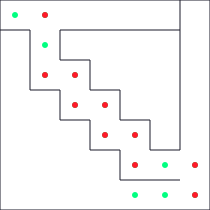

This chart was generated by the following Python code:
#!/usr/bin/env python3

from collections import deque
from random import randint, shuffle
import svgwrite

# TODO: Refactor maze renderer and put it in a separate file
class SvgMazeRenderer:
    def __init__(self, filename, n, cellside):
        self.cellside = cellside
        side = n*cellside

        self.dwg = svgwrite.Drawing(filename, size=(side,side), profile='tiny')
        self.stroke = svgwrite.rgb(10,10,16,'%')
        self.lines = []

        # Add border lines
        for i in range(n):
            self.lines.append(((i * cellside,0),((i+1) * cellside,0)))
            self.lines.append(((0, i * cellside),(0, (i+1) * cellside)))
            self.lines.append(((i * cellside,n*cellside),((i+1) * cellside,n*cellside)))
            self.lines.append(((n*cellside, i * cellside),(n*cellside, (i+1) * cellside)))

    def add_line(self, f, t):
        # The border is on the south or east side
        f = tuple(map(lambda x: x+1, f))

        # scale to pixels
        scale = lambda p: tuple(n*self.cellside for n in p)
        f = scale(f)
        t = scale(t)

        self.lines.append((f,t))

    def add_movement_point(self, p, color):
        scale = lambda x: tuple(n*self.cellside + self.cellside / 2 for n in x)
        p = scale(p)
        c = svgwrite.rgb(250,10,16,'%') if color == 'red' else svgwrite.rgb(0,255,50,'%')
        self.dwg.add(self.dwg.circle(p, r = 3, fill = c))

    def render(self):
        for f,t in self.lines:
            self.dwg.add(self.dwg.line(f, t, stroke=self.stroke))
        self.dwg.save()

class Maze:
    directions = [(1,0),(0,1),(-1,0),(0,-1)] # right, left, top, bottom
    directions_south_east = [(1,0),(0,1)]

    def __init__(self, n):
        self.n = n
        self.grid = {}

        # Add edges between a vertex and its potential neighbours
        for x in range(n):
            for y in range(n):
                self.grid[(x,y)] = {}
                for v in self.PN((x,y)):
                    self.grid[(x,y)][v] = 1

    def extend(self):
        """
        Adds one row and column
        """

        # Row
        for x in range(self.n):
            self.grid[(x, self.n)] = {}

        # Column
        for y in range(self.n):
            self.grid[(self.n, y)] = {}

        # Corner cell
        self.grid[(self.n, self.n)] = {}

        self.n += 1

        # Add edges
        for x in range(self.n):
            for y in range(self.n):
                for v in self.PN((x,y)):
                    if v not in self.grid[(x,y)]:
                        self.grid[(x,y)][v] = 1


    def PN(self, p, directions = None):
        """
        The potential neighbourhood function returns all possible neighbours
        PN : V -> 2^V
        """
        x,y = p

        # Define admissible coordinate
        ac = lambda x: x >= 0 and x < self.n

        # Get all the neighbours
        if directions == None:
            directions = self.directions
        ns = [(p[0] + d[0], p[1] + d[1]) for d in directions]

        # Only admissible neighbours
        ans = filter(lambda p: ac(p[0]) and ac(p[1]), ns)

        return list(ans)

    def N(self, p, directions = None):
        """
        Returns neighbours
        N : V -> 2^V, forall v in V . N(v) is a subset PN(v)
        """
        return list(filter(lambda n: self.grid[p][n] == 1, self.PN(p, directions)))

    def deg(self, p):
        return sum(self.grid[p].values())

    def add_wall(self, f, t):
        self.grid[f][t] = self.grid[t][f] = 0

    def has_wall(self, f, t):
        return self.grid[f][t] == 0 or self.grid[t][f] == 0

    def is_bridge(self, f, t):
        """
        Performs BFS to check if edge with ends f and t is a bridge
        """
        if self.grid[f][t] == 0 or self.grid[t][f] == 0:
            raise Exception('Calling is_bridge for nonexistent edge')

        # hide the edge
        self.grid[f][t] = self.grid[t][f] = 0

        Q = deque()
        visited = {p: False for p in self.grid.keys()}

        Q.append(f)
        visited[f] = True

        while Q:
            u = Q.pop()

            if u == t:
                self.grid[f][t] = self.grid[t][f] = 1
                return False

            for v in self.N(u):
                if not visited[v]:
                    Q.append(v)
                    visited[v] = True

        self.grid[f][t] = self.grid[t][f] = 1
        return True


    def render(self, drawer, sol):
        for x in range(self.n):
            for y in range(self.n):
                N = self.N((x,y), self.directions_south_east)
                PN = self.PN((x,y), self.directions_south_east)
                for v in [u for u in PN if u not in N]:
                    f = (x,y)
                    drawer.add_line(f,v)

        pp = None
        for s in sol:
            if s[0] == pp:
                drawer.add_movement_point(s[0], 'red')
            else:
                drawer.add_movement_point(s[0], 'green')
            pp = s[0]


def parse_maze(fname):
    maze = Maze(0)

    for line in open(fname):
        line = line.rstrip('\n')
        if line:
            f,t = line.split()

            f = tuple(map(int, f.split(',')))
            t = tuple(map(int, t.split(',')))

            while f[0] >= maze.n or f[1] >= maze.n or t[0] >= maze.n or t[1] >= maze.n:
                maze.extend()

            maze.add_wall(f, t)

    return maze


def solve(maze, start_pos, exit):
    q = deque()
    visited = {}
    pred = {}

    s = (start_pos, 0) # 0 right, 1 left, 2 top, 3 down
    visited[s] = 1
    q.append(s)

    while q:
        u = q.pop()

        if u[0] == exit:
            q = u
            sol = [q]
            while q in pred:
                sol.append(pred[q])
                q = pred[q]
            return sol

        N = []

        # Add turns
        for i in [0,1,2,3]:
            if i != u[1]:
                N.append((u[0], i))

        # Add step in current direction
        P = maze.N(u[0])
        n = tuple(map(sum, zip(maze.directions[u[1]], u[0])))
        if n in P:
            N.append((n, u[1]))

        for v in N:
            if v not in visited:
                q.append(v)
                pred[v] = u
                visited[v] = 1

    return None

if __name__ == "__main__":
    maze = parse_maze('robot_maze.txt')
    n = maze.n
    sol = solve(maze, (0,0), (n-3,n-1))

    drawer = SvgMazeRenderer('robot.svg', maze.n, 30)
    maze.render(drawer, sol)
    drawer.render()

